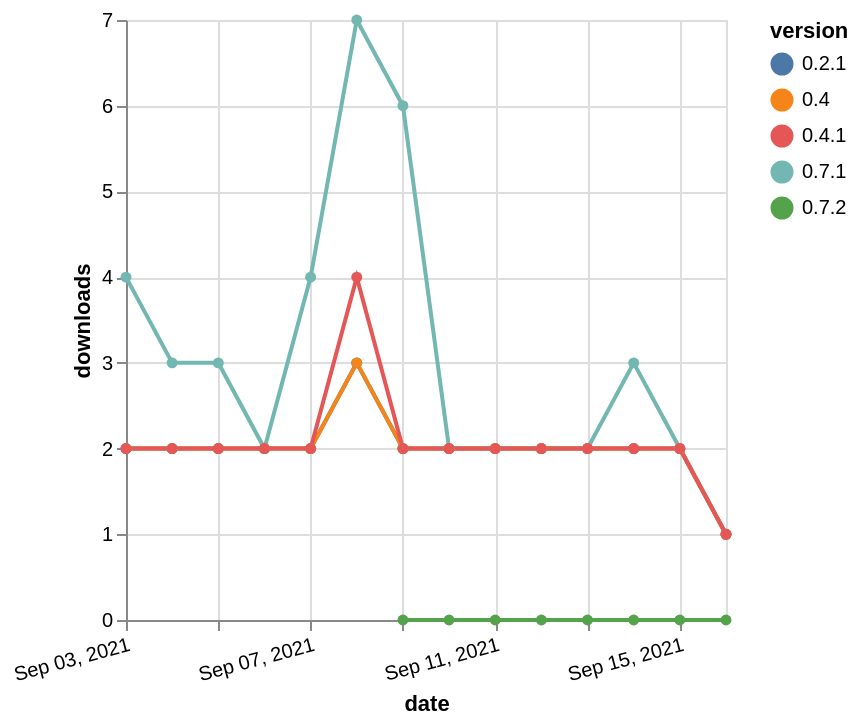

Express this chart as Vega-Lite.
### Vega-Lite specification from a JSON file in a GitHub repository (floating-point values rounded to 4 significant figures)
{"$schema": "https://vega.github.io/schema/vega-lite/v5.json", "description": "A simple bar chart with embedded data.", "data": {"values": [{"date": "2021-09-03", "total": 1069, "delta": 2, "version": "0.2.1"}, {"date": "2021-09-04", "total": 1071, "delta": 2, "version": "0.2.1"}, {"date": "2021-09-05", "total": 1073, "delta": 2, "version": "0.2.1"}, {"date": "2021-09-06", "total": 1075, "delta": 2, "version": "0.2.1"}, {"date": "2021-09-07", "total": 1077, "delta": 2, "version": "0.2.1"}, {"date": "2021-09-08", "total": 1080, "delta": 3, "version": "0.2.1"}, {"date": "2021-09-09", "total": 1082, "delta": 2, "version": "0.2.1"}, {"date": "2021-09-10", "total": 1084, "delta": 2, "version": "0.2.1"}, {"date": "2021-09-11", "total": 1086, "delta": 2, "version": "0.2.1"}, {"date": "2021-09-12", "total": 1088, "delta": 2, "version": "0.2.1"}, {"date": "2021-09-13", "total": 1090, "delta": 2, "version": "0.2.1"}, {"date": "2021-09-14", "total": 1092, "delta": 2, "version": "0.2.1"}, {"date": "2021-09-15", "total": 1094, "delta": 2, "version": "0.2.1"}, {"date": "2021-09-16", "total": 1095, "delta": 1, "version": "0.2.1"}, {"date": "2021-09-03", "total": 153, "delta": 4, "version": "0.7.1"}, {"date": "2021-09-04", "total": 156, "delta": 3, "version": "0.7.1"}, {"date": "2021-09-05", "total": 159, "delta": 3, "version": "0.7.1"}, {"date": "2021-09-06", "total": 161, "delta": 2, "version": "0.7.1"}, {"date": "2021-09-07", "total": 165, "delta": 4, "version": "0.7.1"}, {"date": "2021-09-08", "total": 172, "delta": 7, "version": "0.7.1"}, {"date": "2021-09-09", "total": 178, "delta": 6, "version": "0.7.1"}, {"date": "2021-09-10", "total": 180, "delta": 2, "version": "0.7.1"}, {"date": "2021-09-11", "total": 182, "delta": 2, "version": "0.7.1"}, {"date": "2021-09-12", "total": 184, "delta": 2, "version": "0.7.1"}, {"date": "2021-09-13", "total": 186, "delta": 2, "version": "0.7.1"}, {"date": "2021-09-14", "total": 189, "delta": 3, "version": "0.7.1"}, {"date": "2021-09-15", "total": 191, "delta": 2, "version": "0.7.1"}, {"date": "2021-09-16", "total": 192, "delta": 1, "version": "0.7.1"}, {"date": "2021-09-03", "total": 1057, "delta": 2, "version": "0.4"}, {"date": "2021-09-04", "total": 1059, "delta": 2, "version": "0.4"}, {"date": "2021-09-05", "total": 1061, "delta": 2, "version": "0.4"}, {"date": "2021-09-06", "total": 1063, "delta": 2, "version": "0.4"}, {"date": "2021-09-07", "total": 1065, "delta": 2, "version": "0.4"}, {"date": "2021-09-08", "total": 1068, "delta": 3, "version": "0.4"}, {"date": "2021-09-09", "total": 1070, "delta": 2, "version": "0.4"}, {"date": "2021-09-10", "total": 1072, "delta": 2, "version": "0.4"}, {"date": "2021-09-11", "total": 1074, "delta": 2, "version": "0.4"}, {"date": "2021-09-12", "total": 1076, "delta": 2, "version": "0.4"}, {"date": "2021-09-13", "total": 1078, "delta": 2, "version": "0.4"}, {"date": "2021-09-14", "total": 1080, "delta": 2, "version": "0.4"}, {"date": "2021-09-15", "total": 1082, "delta": 2, "version": "0.4"}, {"date": "2021-09-16", "total": 1083, "delta": 1, "version": "0.4"}, {"date": "2021-09-09", "total": 11, "delta": 0, "version": "0.7.2"}, {"date": "2021-09-10", "total": 18, "delta": 0, "version": "0.7.2"}, {"date": "2021-09-11", "total": 22, "delta": 0, "version": "0.7.2"}, {"date": "2021-09-12", "total": 25, "delta": 0, "version": "0.7.2"}, {"date": "2021-09-13", "total": 28, "delta": 0, "version": "0.7.2"}, {"date": "2021-09-14", "total": 31, "delta": 0, "version": "0.7.2"}, {"date": "2021-09-15", "total": 33, "delta": 0, "version": "0.7.2"}, {"date": "2021-09-16", "total": 35, "delta": 0, "version": "0.7.2"}, {"date": "2021-09-03", "total": 2675, "delta": 2, "version": "0.4.1"}, {"date": "2021-09-04", "total": 2677, "delta": 2, "version": "0.4.1"}, {"date": "2021-09-05", "total": 2679, "delta": 2, "version": "0.4.1"}, {"date": "2021-09-06", "total": 2681, "delta": 2, "version": "0.4.1"}, {"date": "2021-09-07", "total": 2683, "delta": 2, "version": "0.4.1"}, {"date": "2021-09-08", "total": 2687, "delta": 4, "version": "0.4.1"}, {"date": "2021-09-09", "total": 2689, "delta": 2, "version": "0.4.1"}, {"date": "2021-09-10", "total": 2691, "delta": 2, "version": "0.4.1"}, {"date": "2021-09-11", "total": 2693, "delta": 2, "version": "0.4.1"}, {"date": "2021-09-12", "total": 2695, "delta": 2, "version": "0.4.1"}, {"date": "2021-09-13", "total": 2697, "delta": 2, "version": "0.4.1"}, {"date": "2021-09-14", "total": 2699, "delta": 2, "version": "0.4.1"}, {"date": "2021-09-15", "total": 2701, "delta": 2, "version": "0.4.1"}, {"date": "2021-09-16", "total": 2702, "delta": 1, "version": "0.4.1"}]}, "width": "container", "mark": {"type": "line", "point": {"filled": true}}, "encoding": {"x": {"field": "date", "type": "temporal", "timeUnit": "yearmonthdate", "title": "date", "axis": {"labelAngle": -15}}, "y": {"field": "delta", "type": "quantitative", "title": "downloads"}, "color": {"field": "version", "type": "nominal"}, "tooltip": {"field": "delta"}}}
